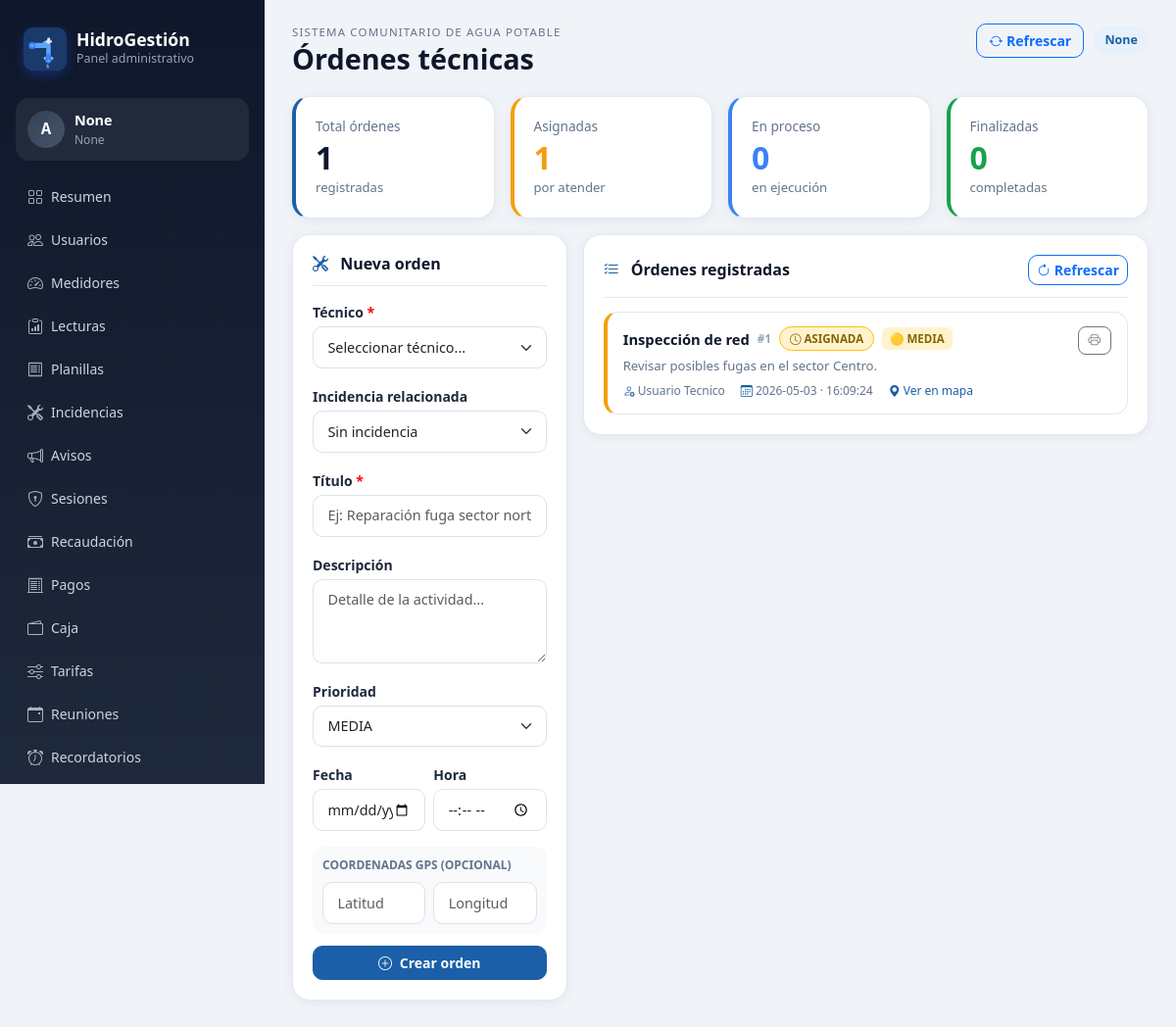
/dashboard/ordenes (signed in), run on the app's committed database.
### app/models.py (models this page shows)
class TimestampMixin:
    creado_en = db.Column(db.DateTime, default=_utcnow, nullable=False)
    actualizado_en = db.Column(db.DateTime, onupdate=_utcnow)

class OrdenTrabajo(TimestampMixin, db.Model):
    __tablename__ = 'ordenes_trabajo'
    id = db.Column(db.Integer, primary_key=True)
    tecnico_id = db.Column(db.Integer, db.ForeignKey('usuarios.id'), nullable=False)
    creado_por = db.Column(db.Integer, db.ForeignKey('usuarios.id'), nullable=False)
    incidencia_id = db.Column(db.Integer, db.ForeignKey('incidencias.id'))
    titulo = db.Column(db.String(150), nullable=False)
    descripcion = db.Column(db.Text, nullable=False)
    estado = db.Column(db.String(20), default='ASIGNADA', nullable=False)
    prioridad = db.Column(db.String(20), default='MEDIA', nullable=False)
    fecha = db.Column(db.String(10), nullable=False)
    hora = db.Column(db.String(8), nullable=False)
    latitud = db.Column(db.Float)
    longitud = db.Column(db.Float)
    detalle_finalizacion = db.Column(db.Text)
    materiales_usados = db.Column(db.Text)
    fecha_finalizacion = db.Column(db.String(10))
    hora_finalizacion = db.Column(db.String(8))
    tecnico = db.relationship('Usuario', foreign_keys=[tecnico_id], backref='ordenes_asignadas')
    creador = db.relationship('Usuario', foreign_keys=[creado_por], backref='ordenes_creadas')
    incidencia = db.relationship('Incidencia', backref='ordenes_trabajo')

class Usuario(TimestampMixin, db.Model):
    __tablename__ = 'usuarios'
    id = db.Column(db.Integer, primary_key=True)
    rol_id = db.Column(db.Integer, db.ForeignKey('roles.id'), nullable=False)
    cedula = db.Column(db.String(20), unique=True)
    nombres = db.Column(db.String(120), nullable=False)
    apellidos = db.Column(db.String(120), nullable=False)
    telefono = db.Column(db.String(20))
    email = db.Column(db.String(120), unique=True)
    username = db.Column(db.String(80), unique=True)
    password_hash = db.Column(db.String(255), nullable=False)
    foto_perfil = db.Column(db.String(255))
    direccion_referencia = db.Column(db.String(255))
    estado = db.Column(db.String(20), default='ACTIVO', nullable=False)
    ultimo_login = db.Column(db.DateTime)
    pregunta_seguridad = db.Column(db.String(255))
    respuesta_seguridad_hash = db.Column(db.String(255))
    consentimiento_datos = db.Column(db.Boolean, default=False, nullable=False)
    fecha_consentimiento = db.Column(db.DateTime)
    rol = db.relationship('Rol', backref='usuarios')
    @property
    def nombre_completo(self) -> str:
        return f"{self.nombres} {self.apellidos}".strip()

### app/routes/dashboard.py (the view, shortened to what this page needs)
@dashboard_bp.route('/ordenes', methods=['GET', 'POST'])
@dashboard_required
def ordenes_view():
    return render_template('dashboard/ordenes.html', ordenes=OrdenTrabajo.query.order_by(OrdenTrabajo.id.desc()).all(), tecnicos=Usuario.query.join(Usuario.rol).filter_by(nombre='TECNICO').all(), incidencias=Incidencia.query.order_by(Incidencia.id.desc()).limit(50).all())

### app/routes/dashboard.py (called while the page is built)
def dashboard_required(view_func):
    from functools import wraps
    @wraps(view_func)
    def wrapper(*args, **kwargs):
        if not session.get('web_user_id'):
            return redirect(url_for('dashboard.login_page'))
        return view_func(*args, **kwargs)
    return wrapper

### app/templates/dashboard/ordenes.html (shortened to what this page needs)
{% extends 'dashboard/base.html' %}
{% block page_title %}Órdenes técnicas{% endblock %}
{% block content %}
{% set total = ordenes|length %}
{% set asignadas = ordenes|selectattr('estado','eq','ASIGNADA')|list|length %}
{% set en_proceso = ordenes|selectattr('estado','eq','EN_PROCESO')|list|length %}
{% set finalizadas = ordenes|selectattr('estado','eq','FINALIZADA')|list|length %}
<div class="row g-3 mb-3">
    <div class="col-md-3">
        <div class="metric-card" style="border-left:4px solid #1a5fa8;">
            <div class="metric-card__label">Total órdenes</div>
            <div class="metric-card__value">{{ total }}</div>
            <div class="metric-card__hint">registradas</div>
        </div>
    </div>
    <div class="col-md-3">
        <div class="metric-card" style="border-left:4px solid #f59e0b;">
            <div class="metric-card__label">Asignadas</div>
            <div class="metric-card__value" style="color:#f59e0b;">{{ asignadas }}</div>
            <div class="metric-card__hint">por atender</div>
        </div>
    </div>
    <div class="col-md-3">
        <div class="metric-card" style="border-left:4px solid #3b82f6;">
            <div class="metric-card__label">En proceso</div>
            <div class="metric-card__value" style="color:#3b82f6;">{{ en_proceso }}</div>
            <div class="metric-card__hint">en ejecución</div>
        </div>
    </div>
    <div class="col-md-3">
        <div class="metric-card" style="border-left:4px solid #16a34a;">
            <div class="metric-card__label">Finalizadas</div>
            <div class="metric-card__value" style="color:#16a34a;">{{ finalizadas }}</div>
            <div class="metric-card__hint">completadas</div>
        </div>
    </div>
</div>
<div class="row g-3">
    <div class="col-lg-4">
        <div class="panel-card">
            <div class="panel-card__header">
                <h3 class="panel-card__title">
                    <i class="bi bi-tools me-2" style="color:#1a5fa8;"></i>
                    Nueva orden
                </h3>
            </div>
            <form method="post">
                <div class="mb-3">
                    <label class="form-label">Técnico <span style="color:red">*</span></label>
                    <select class="form-select" name="tecnico_id" required>
                        <option value="">Seleccionar técnico...</option>
                    </select>
                </div>
                <div class="mb-3">
                    <label class="form-label">Incidencia relacionada</label>
                    <select class="form-select" name="incidencia_id">
                        <option value="">Sin incidencia</option>
                    </select>
                </div>
                <div class="mb-3">
                    <label class="form-label">Título <span style="color:red">*</span></label>
                    <input class="form-control" name="titulo" placeholder="Ej: Reparación fuga sector norte" required>
                </div>
                <div class="mb-3">
                    <label class="form-label">Descripción</label>
                    <textarea class="form-control" name="descripcion" rows="3"
                        placeholder="Detalle de la actividad..."></textarea>
                </div>
                <div class="mb-3">
                    <label class="form-label">Prioridad</label>
                    <select class="form-select" name="prioridad">
                        <option value="MEDIA">MEDIA</option>
                    </select>
                </div>
                <div class="row g-2 mb-3">
                    <div class="col-6">
                        <label class="form-label">Fecha</label>
                        <input class="form-control" type="date" name="fecha">
                    </div>
                    <div class="col-6">
                        <label class="form-label">Hora</label>
                        <input class="form-control" type="time" name="hora">
                    </div>
                </div>
                <div style="background:#f8fafc;border-radius:12px;padding:10px;margin-bottom:12px;">
                    <div style="font-size:.75rem;font-weight:700;color:#64748b;text-transform:uppercase;margin-bottom:8px;">
                        Coordenadas GPS (opcional)
                    </div>
                    <div class="row g-2">
                        <div class="col-6">
                            <input class="form-control form-control-sm" name="latitud" placeholder="Latitud">
                        </div>
                        <div class="col-6">
                            <input class="form-control form-control-sm" name="longitud" placeholder="Longitud">
                        </div>
                    </div>
                </div>
                <button class="btn btn-primary w-100" type="submit">
                    <i class="bi bi-plus-circle me-1"></i> Crear orden
                </button>
            </form>
        </div>
    </div>
    <div class="col-lg-8">
        <div class="panel-card">
            <div class="panel-card__header">
                <h3 class="panel-card__title">
                    <i class="bi bi-list-check me-2" style="color:#1a5fa8;"></i>
                    Órdenes registradas
                </h3>
                <a class="btn btn-sm btn-outline-primary" href="{{ url_for('dashboard.ordenes_view') }}">
                    <i class="bi bi-arrow-clockwise"></i> Refrescar
                </a>
            </div>
            {% if ordenes %}
            <div class="list-stack">
                {% for o in ordenes %}
                <div style="
                    border:1px solid #e2e8f0;
                    border-radius:14px;
                    padding:14px 16px;
                    border-left:4px solid
                    {% if o.estado == 'FINALIZADA' %}#16a34a
                    {% elif o.estado == 'EN_PROCESO' %}#3b82f6
                    {% elif o.estado == 'CANCELADA' %}#dc2626
                    {% else %}#f59e0b{% endif %};
                    transition:box-shadow .2s;
                " onmouseover="this.style.boxShadow='0 4px 16px rgba(0,0,0,.08)'"
                   onmouseout="this.style.boxShadow='none'">
                    <div style="display:flex;justify-content:space-between;align-items:flex-start;gap:10px;">
                        <div style="flex:1;">
                            <div style="display:flex;align-items:center;gap:8px;flex-wrap:wrap;margin-bottom:6px;">
                                <span style="font-weight:700;font-size:.92rem;color:#0f172a;">{{ o.titulo }}</span>
                                <span style="font-size:.72rem;color:#94a3b8;font-weight:600;">#{{ o.id }}</span>
                                {% if o.estado == 'ASIGNADA' %}
                                <span style="padding:3px 10px;border-radius:999px;font-size:.72rem;font-weight:700;background:#fff3cd;color:#856404;border:1px solid #ffc107;">
                                    <i class="bi bi-clock"></i> ASIGNADA
                                </span>
                                {% elif o.estado == 'EN_PROCESO' %}
                                <span style="padding:3px 10px;border-radius:999px;font-size:.72rem;font-weight:700;background:#cfe2ff;color:#084298;border:1px solid #0d6efd;">
                                    <i class="bi bi-gear"></i> EN PROCESO
                                </span>
                                {% elif o.estado == 'FINALIZADA' %}
                                <span style="padding:3px 10px;border-radius:999px;font-size:.72rem;font-weight:700;background:#d1e7dd;color:#0f5132;border:1px solid #198754;">
                                    <i class="bi bi-check-circle"></i> FINALIZADA
                                </span>
                                {% elif o.estado == 'CANCELADA' %}
                                <span style="padding:3px 10px;border-radius:999px;font-size:.72rem;font-weight:700;background:#fee2e2;color:#dc2626;border:1px solid #dc2626;">
                                    <i class="bi bi-x-circle"></i> CANCELADA
                                </span>
                                {% else %}
                                <span style="padding:3px 10px;border-radius:999px;font-size:.72rem;font-weight:600;background:#f1f5f9;color:#64748b;">
                                    {{ o.estado }}
                                </span>
                                {% endif %}
                                {% if o.prioridad == 'ALTA' %}
                                <span style="padding:3px 8px;border-radius:6px;font-size:.72rem;font-weight:700;background:#fee2e2;color:#dc2626;">
                                    🔴 ALTA
                                </span>
                                {% elif o.prioridad == 'MEDIA' %}
                                <span style="padding:3px 8px;border-radius:6px;font-size:.72rem;font-weight:600;background:#fff3cd;color:#856404;">
                                    🟡 MEDIA
                                </span>
                                {% endif %}
                            </div>
                            {% if o.descripcion %}
                            <div style="font-size:.82rem;color:#64748b;margin-bottom:6px;">
                                {{ o.descripcion[:100] ~ '...' if o.descripcion|length > 100 else o.descripcion }}
                            </div>
                            {% endif %}
                            <div style="display:flex;gap:16px;flex-wrap:wrap;">
                                <div style="font-size:.75rem;color:#64748b;">
                                    <i class="bi bi-person-gear" style="color:#1a5fa8;"></i>
                                    {{ o.tecnico.nombre_completo if o.tecnico else '-' }}
                                </div>
                                <div style="font-size:.75rem;color:#64748b;">
                                    <i class="bi bi-calendar3" style="color:#1a5fa8;"></i>
                                    {{ o.fecha or '-' }}
                                    {% if o.hora %}· {{ o.hora }}{% endif %}
                                </div>
                                {% if o.latitud and o.longitud %}
                                <a href="https://maps.google.com/?q={{ o.latitud }},{{ o.longitud }}"
                                   target="_blank"
                                   style="font-size:.75rem;color:#1a5fa8;text-decoration:none;">
                                    <i class="bi bi-geo-alt-fill"></i> Ver en mapa
                                </a>
                                {% endif %}
                            </div>
                        </div>
                        <a href="{{ url_for('dashboard.imprimir_orden_dashboard', orden_id=o.id) }}"
                           target="_blank"
                           class="btn btn-sm btn-outline-secondary"
                           style="border-radius:8px;font-size:.78rem;padding:4px 10px;flex-shrink:0;">
                            <i class="bi bi-printer"></i>
                        </a>
                    </div>
                </div>
                {% endfor %}
            </div>
            {% else %}
            <div class="empty-state">
                <i class="bi bi-tools" style="font-size:2rem;display:block;margin-bottom:8px;color:#cbd5e1;"></i>
                No hay órdenes registradas.
            </div>
            {% endif %}
        </div>
    </div>
</div>
{% endblock %}

### app/static/css/style.css (style rules this page uses)
:root { --bg: #f0f4f8; --card: #ffffff; --primary: #1a5fa8; --primary-light: #e8f0fb; --primary-dark: #0d3f72; --dark: #0f172a; --muted: #64748b; --border: #e2e8f0; --success: #16a34a; --warning: #f59e0b; --danger: #dc2626; --sidebar-width: 270px; }
* { box-sizing: border-box; }
body.app-body { background: var(--bg); color: #1e293b; font-family: 'Segoe UI', Tahoma, sans-serif; margin: 0; }
.panel-card { background: var(--card); border-radius: 18px; padding: 20px; box-shadow: 0 2px 12px rgba(15,23,42,.06); border: 1px solid var(--border); height: auto; margin-bottom: 16px; }
.metric-card { background: var(--card); border-radius: 18px; padding: 20px; box-shadow: 0 2px 12px rgba(15,23,42,.06); border: 1px solid var(--border); height: 100%; transition: transform .2s, box-shadow .2s; }
.panel-card__header { display: flex; justify-content: space-between; align-items: center; margin-bottom: 14px; padding-bottom: 12px; border-bottom: 1px solid var(--border); }
.panel-card__title { margin: 0; font-size: 1rem; font-weight: 700; color: #0f172a; }
.metric-card__label { color: var(--muted); font-size: .85rem; margin-bottom: 4px; }
.metric-card__value { font-size: 2rem; font-weight: 800; color: #0f172a; line-height: 1.1; }
.metric-card__hint { color: var(--muted); font-size: .82rem; margin-top: 4px; }
.list-stack { display: grid; gap: 8px; }
.form-control, .form-select { border-radius: 10px; padding: .6rem .9rem; border-color: #dbe2ea; font-size: .9rem; transition: border-color .2s, box-shadow .2s; }
.form-label { font-weight: 600; font-size: .875rem; margin-bottom: 4px; }
.btn { border-radius: 10px; font-weight: 600; font-size: .875rem; transition: all .2s; }
.btn-primary { background: var(--primary); border-color: var(--primary); }

### data on the page
OrdenTrabajo: titulo "Inspección de red", id "1", estado "ASIGNADA" (drawn), prioridad "🟡 MEDIA", descripcion "Revisar posibles fugas en el sector Centro.", tecnico "Usuario Tecnico", fecha "2026-05-03", hora "16:09:24"

### other printed values
{{ (session.get('web_name', 'A')[:1]).upper() }} "A"
{{ session.get('web_name') }} "None"
{{ session.get('web_role') }} "None"
{{ total }} "1"
{{ asignadas }} "1"
{{ en_proceso }} "0"
{{ finalizadas }} "0"
